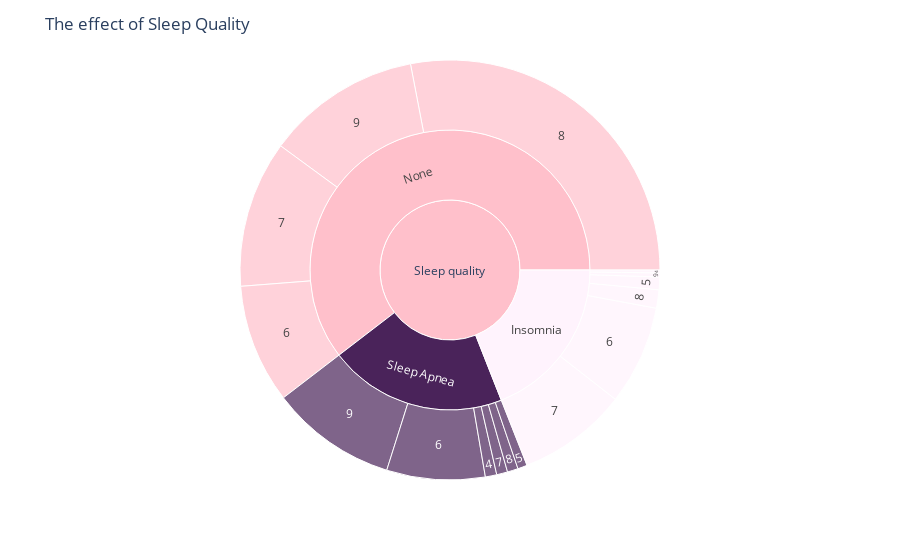

The code cell stored with this chart in its notebook:
### Code cell
import plotly.express as px

fig = px.sunburst(df, path=[px.Constant('Sleep quality'), 'Sleep Disorder', 'Quality of Sleep'],
                  color='Sleep Disorder', values='Sleep Duration',
                  color_discrete_sequence=['pink', '#4A235A', '#FFF3FD'],
                  hover_data='Gender')

fig.update_layout(title='The effect of Sleep Quality', font=dict(size=12))

fig.show()

### Figure 1 — Plotly figure (JSON) as saved in the notebook; plotly's stock layout.template omitted (floating-point values rounded to 4 significant figures)
{"data": [{"branchvalues": "total", "customdata": [["(?)", "None"], ["(?)", "Sleep Apnea"], ["(?)", "Sleep Apnea"], ["Male", "Insomnia"], ["(?)", "Sleep Apnea"], ["Female", "None"], ["Female", "Insomnia"], ["(?)", "Sleep Apnea"], ["(?)", "None"], ["(?)", "Insomnia"], ["(?)", "Sleep Apnea"], ["(?)", "Insomnia"], ["(?)", "Insomnia"], ["(?)", "Sleep Apnea"], ["(?)", "None"], ["(?)", "(?)"], ["(?)", "Insomnia"], ["(?)", "Sleep Apnea"], ["(?)", "Insomnia"], ["(?)", "None"]], "domain": {"x": [0, 1], "y": [0, 1]}, "hovertemplate": "labels=%{label}<br>Sleep Duration=%{value}<br>parent=%{parent}<br>id=%{id}<br>Gender=%{customdata[0]}<br>Sleep Disorder=%{customdata[1]}<extra></extra>", "ids": ["Sleep quality/None/6", "Sleep quality/Sleep Apnea/6", "Sleep quality/Sleep Apnea", "Sleep quality/Insomnia/4", "Sleep quality/Sleep Apnea/9", "Sleep quality/None/9", "Sleep quality/Insomnia/9", "Sleep quality/Sleep Apnea/8", "Sleep quality/None/8", "Sleep quality/Insomnia/8", "Sleep quality/Sleep Apnea/7", "Sleep quality/Insomnia/7", "Sleep quality/Insomnia/5", "Sleep quality/Sleep Apnea/4", "Sleep quality/None/7", "Sleep quality", "Sleep quality/Insomnia/6", "Sleep quality/Sleep Apnea/5", "Sleep quality/Insomnia", "Sleep quality/None"], "labels": ["6", "6", "Sleep Apnea", "4", "9", "9", "9", "8", "8", "8", "7", "7", "5", "4", "7", "Sleep quality", "6", "5", "Insomnia", "None"], "marker": {"colors": ["pink", "#4A235A", "#4A235A", "#FFF3FD", "#4A235A", "pink", "#FFF3FD", "#4A235A", "pink", "#FFF3FD", "#4A235A", "#FFF3FD", "#FFF3FD", "#4A235A", "pink", "pink", "#FFF3FD", "#4A235A", "#FFF3FD", "pink"]}, "name": "", "parents": ["Sleep quality/None", "Sleep quality/Sleep Apnea", "Sleep quality", "Sleep quality/Insomnia", "Sleep quality/Sleep Apnea", "Sleep quality/None", "Sleep quality/Insomnia", "Sleep quality/Sleep Apnea", "Sleep quality/None", "Sleep quality/Insomnia", "Sleep quality/Sleep Apnea", "Sleep quality/Insomnia", "Sleep quality/Insomnia", "Sleep quality/Sleep Apnea", "Sleep quality/None", "", "Sleep quality/Insomnia", "Sleep quality/Sleep Apnea", "Sleep quality", "Sleep quality"], "type": "sunburst", "values": [244.7, 201.9, 548.5, 5.9, 259.1, 317.9, 8.3, 22.1, 747.3, 37.6, 22.5, 225.7, 26, 23.4, 301.6, 2667.0, 203.9, 19.5, 507.4, 1612.0]}], "layout": {"font": {"size": 12}, "legend": {"tracegroupgap": 0}, "margin": {"t": 60}, "sunburstcolorway": ["pink", "#4A235A", "#FFF3FD"], "title": {"text": "The effect of Sleep Quality"}}}
